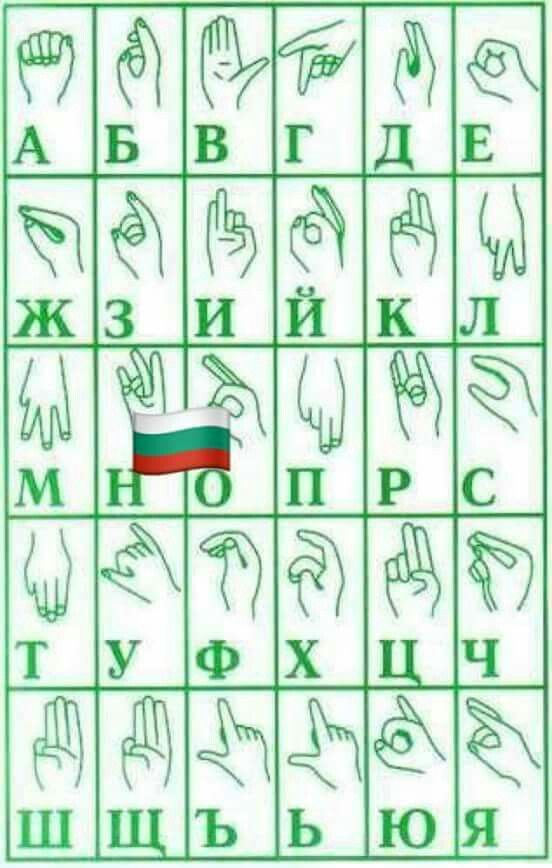
#> input picture bulgarian sign language alphabet.jpg, 552 x 868 px
$ python -i SLRkNN.py   (imports and definitions only)   (Python 2 division)   (older library calls are emulated)
#> lines starting #> are read from the running program, lines starting #| are printed output that depends on the picture
from sklearn.neighbors import KNeighborsClassifier
from sklearn.model_selection import train_test_split, cross_validate
import numpy as np
import cv2
import imutils
import pickle
from sklearn.utils import shuffle


def extract_color_histogram(image, bins=(8, 8, 8)):
    # extract a 3D color histogram from the HSV color space using
    # the supplied number of `bins` per channel
    hsv = cv2.cvtColor(image, cv2.COLOR_BGR2HSV)
    hist = cv2.calcHist([hsv], [0, 1, 2], None, bins,
        [0, 180, 0, 256, 0, 256])
    # handle normalizing the histogram if we are using OpenCV 2.4.X
    if imutils.is_cv2():
        hist = cv2.normalize(hist)
    # otherwise, perform "in place" normalization in OpenCV 3 (I
    # personally hate the way this is done
    else:
        cv2.normalize(hist, hist)
    # return the flattened histogram as the feature vector
    return hist.flatten()


sign_indexes = [0, 1, 2, 3, 4, 5, 6, 7, 8, 9, 10, 11, 12, 13, 14, 15, 16, 17, 18, 19, 20, 21, 22, 23, 24, 25, 26, 27,
                28, 29, 30, 31, 32, 33, 34, 35, 36, 37, 38, 39, 40, 41, 42, 43, 44, 45, 46, 47, 48, 49, 50, 51, 52, 53,
                54, 55, 56, 57, 58, 59, 60, 61]

sign_categories = ["0", "1", "2", "3", "4", "5", "6", "7", "8", "9", "Interval", "L1", "L2", "L3", "L4", "L5", "L6",
                   "L7", "L8", "L9", "L10", "L11", "L12", "L13", "L14", "L15", "L16", "L17", "L18", "L19", "L20", "L21",
                   "L22", "L23", "L24", "L25", "L26", "L27", "L28", "L29", "L30", "Nothing", "W1", "W2", "W3", "W4",
                   "W5", "W6", "W7", "W8", "W9", "W10", "W11", "W12", "W13", "W14", "W15", "W16", "W17", "W18", "W19",
                   "W20"]

# [2 lines not run here, left out]

# [6 lines of commented-out code are left out]

# [1 line that did not run here, left out]
# [1 line that did not run here, left out]
# [1 line not run here, left out]
# [1 line that did not run here, left out]

# for i in X:
#     X[i].flatten()

# for i in X:
#     X[i] = extract_color_histogram(X[i])

# [1 line that did not run here, left out]
clf = KNeighborsClassifier()
# [1 line not run here, left out]
# [1 line that did not run here, left out]
# [6 lines not run here, left out]

# load the model from disk
# loaded_model = pickle.load(open('SLR-128x128-GrayScale_with_gen_background_kNN_clf', 'rb'))
# result = loaded_model.predict(X_test)

>>> import cv2
>>> picture = cv2.imread('bulgarian sign language alphabet.jpg', cv2.IMREAD_GRAYSCALE)
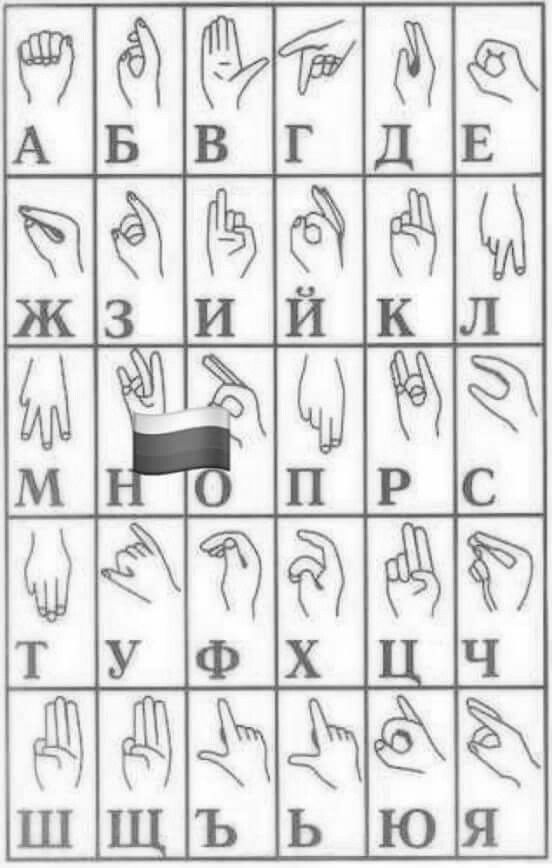
#> picture: shape (868, 552); min 33, max 255, mean 219.1
>>> result = extract_color_histogram(picture)
#> (the run stopped early here; a loop or call above may not have finished)
